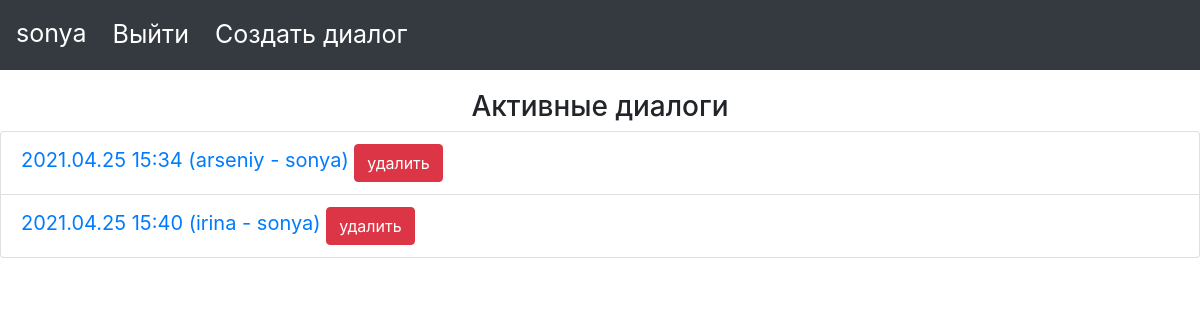
The page / (signed in) on the database as committed earlier.
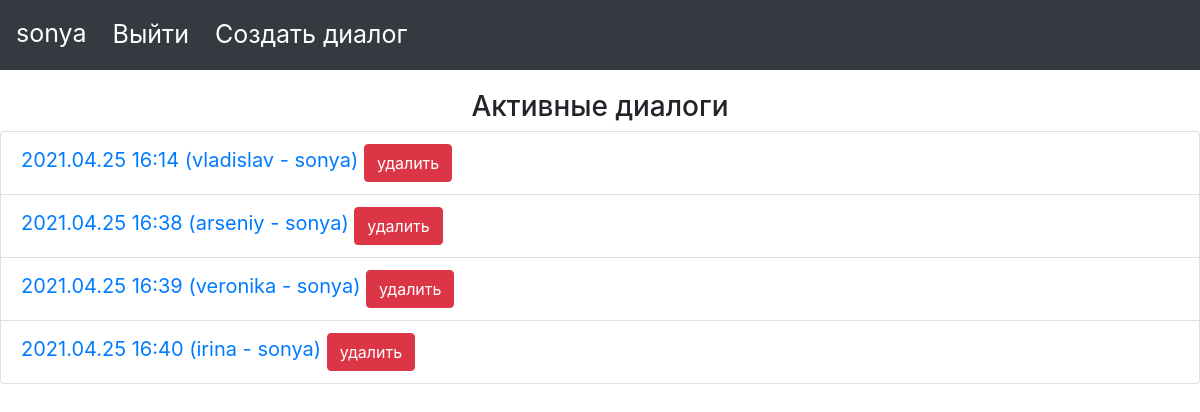
The same page on the database as committed later.
### mainapp/models.py (models this page shows, shortened)
class DialogMembers(models.Model):
    CREATOR = '0'
    INTERLOCUTOR = '1'
    ROLE_CHOICES = (
        (CREATOR, 'создатель'),
        (INTERLOCUTOR, 'собеседник'),
    )
    dialog = models.ForeignKey(Dialog,
                               verbose_name='диалог',
                               on_delete=models.CASCADE,
                               related_name="members")
    member = models.ForeignKey(User,
                               verbose_name='участник диалога',
                               on_delete=models.CASCADE,
                               related_name="dialogs")
    role = models.CharField(verbose_name='роль',
                            choices=ROLE_CHOICES,
                            db_index=True,
                            max_length=60)
    class Meta:
        verbose_name = 'Участники диалога'
        verbose_name_plural = 'Участники диалогов'
        ordering = ['dialog', '-role', 'member']

class Dialog(models.Model):
    created = models.DateTimeField(verbose_name='отправлено',
                                   auto_now_add=True,
                                   db_index=True)
    name = models.CharField(verbose_name='имя', max_length=64, blank=True)
    @cached_property
    def all_members(self):
        return self.members.all()
    def __str__(self):
        members = User.objects.filter(
            pk__in=self.all_members.values_list('member_id', flat=True)). \
            values_list('username', flat=True)
        result = f'{self.created.strftime("%Y.%m.%d %H:%M")} ' \
                 f'({" - ".join(members)})'
        return result

### mainapp/views.py (the view)
# urls.py: path('', mainapp.index, name='index'),
@login_required
def index(request):
    dialogues = request.user.dialogs.select_related('dialog').all()
    context = {
        'page_title': 'Диалоги',
        'dialogues': dialogues,
    }
    return render(request, 'mainapp/index.html', context)

### mainapp/templates/mainapp/index.html (shortened to what this page needs)
{% load static %}
<!DOCTYPE html>
<html lang="ru">
<head>
    {% block css %}
    <link rel="stylesheet" href="https://maxcdn.bootstrapcdn.com/bootstrap/4.0.0/css/bootstrap.min.css"
>
    <link rel="stylesheet" href="{% static 'css/style.css' %}">
    {% endblock %}
</head>
<body>
{% if user.is_authenticated %}
<div class="navbar navbar-expand-sm bg-dark navbar-dark">
        <span style="margin-right: 18px; padding-bottom:2px; color: white; font-size: 25px">
            {{ user.username }}
        </span>
    <a href="{% url 'auth:logout' %}" class="button-logout"
       style="color:white; padding:8px; font-size: 25px;">Выйти</a>
    <div class="dialog-create">
        <a href="{% url 'mainapp:dialog_create' %}" class="button-creation"
           style="color:white; padding:8px; font-size: 25px; margin-left: 10px;">Создать диалог</a>
    </div>
</div>
{% endif %}
<h3 class="text-center" style="padding-top: 20px;">Активные диалоги</h3>
<div class="dialogues-list">
    <ul class="list-group">
        {% for item in dialogues %}
        <li class="list-group-item">
            <span class="dialog-link">
                <a href="{% url 'mainapp:dialog' item.dialog_id %}"
                   style="text-decoration: none; font-size: 20px;">
                    {{ item.dialog }}
                </a>
            </span>
            <span class="dialog-delete">
                <a href="{% url 'mainapp:delete_dialog' item.dialog_id %}"
                   class="btn btn-danger"
                   style="text-decoration: none;">
                    удалить
                </a>
            </span>
        </li>
        {% endfor %}
    </ul>
</div>
</body>
</html>

Rows that differ between the two databases and show on the page:
removed DialogMembers: dialog "2021.04.25 15:34 (arseniy - sonya)"
removed DialogMembers: dialog "2021.04.25 15:40 (irina - sonya)"
added DialogMembers: dialog "2021.04.25 16:14 (vladislav - sonya)"
added DialogMembers: dialog "2021.04.25 16:38 (arseniy - sonya)"
added DialogMembers: dialog "2021.04.25 16:39 (veronika - sonya)"
added DialogMembers: dialog "2021.04.25 16:40 (irina - sonya)"
